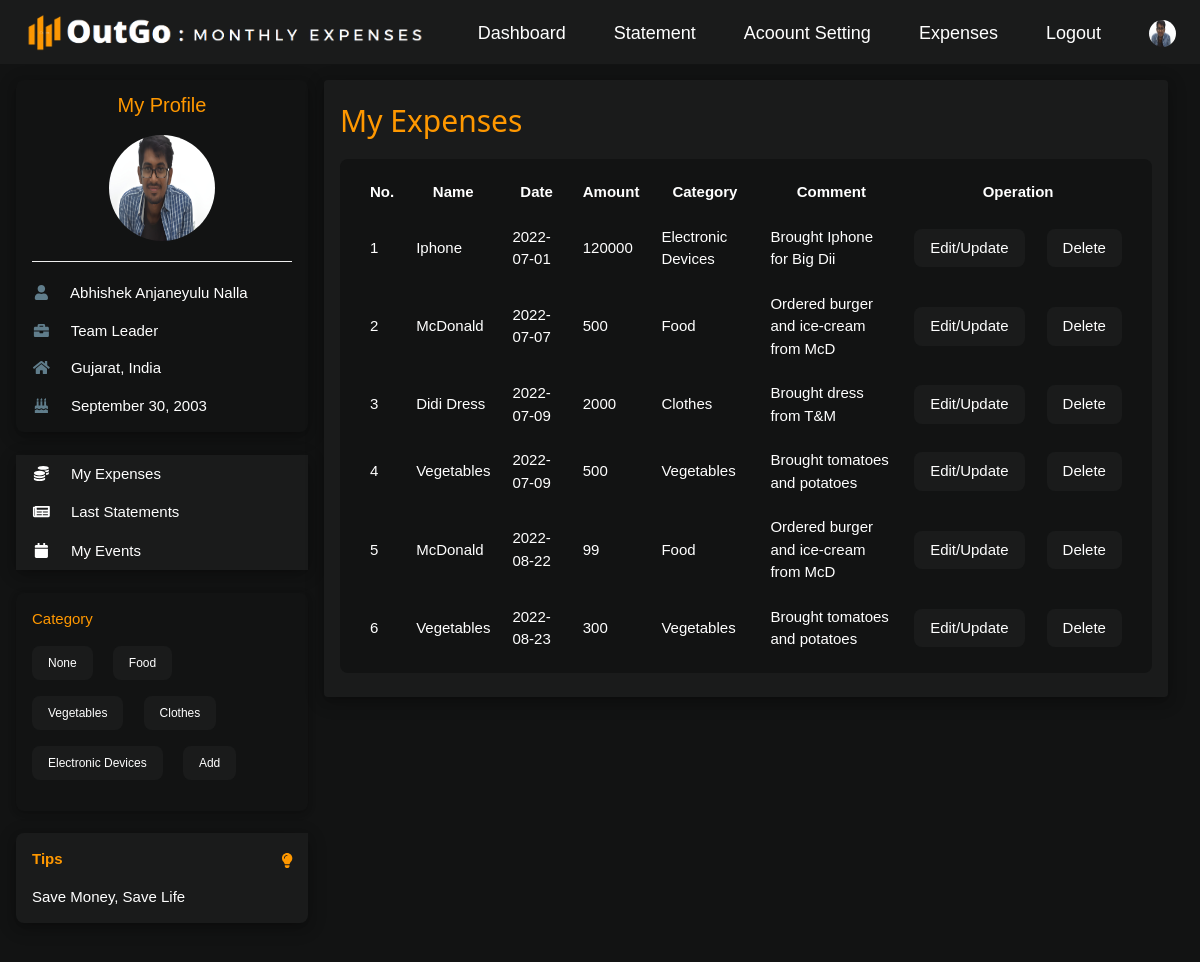
The page /user/myexpenses.php (signed in) on the database its author committed.
### tables this page shows
CREATE TABLE `tbl_user` (
  `u_id` int(11) NOT NULL,
  `name` varchar(255) DEFAULT NULL,
  `username` varchar(255) DEFAULT NULL,
  `email` varchar(255) NOT NULL,
  `phone_no` varchar(10) DEFAULT NULL,
  `password` varchar(100) NOT NULL,
  `dob` date DEFAULT NULL,
  `age` int(11) DEFAULT NULL,
  `job` varchar(255) DEFAULT NULL,
  `salary` int(11) DEFAULT NULL,
  `expense_limit` int(11) DEFAULT NULL,
  `address` varchar(255) DEFAULT NULL,
  `city` varchar(255) DEFAULT NULL,
  `state` varchar(255) DEFAULT NULL,
  `country` varchar(255) DEFAULT NULL,
  `bio` varchar(510) DEFAULT NULL,
  `image` varchar(255) NOT NULL,
  `log` int(11) NOT NULL DEFAULT 0,
  `joined_since` date DEFAULT NULL
);

CREATE TABLE `tbl_category` (
  `c_id` int(11) NOT NULL,
  `cname` varchar(255) NOT NULL,
  `createdAt` date NOT NULL
);

CREATE TABLE `tbl_tips` (
  `t_id` int(11) NOT NULL,
  `msg` varchar(255) NOT NULL
);

CREATE TABLE `tbl_expenses` (
  `e_id` int(11) NOT NULL,
  `u_id` int(11) NOT NULL,
  `ename` varchar(255) NOT NULL,
  `date` date NOT NULL,
  `time` time DEFAULT NULL,
  `amount` varchar(10) NOT NULL,
  `category` varchar(255) NOT NULL,
  `comment` varchar(255) DEFAULT NULL
);

### user/myexpenses.php (the view, shortened to what this page needs)
<?php
    if(isset($_SESSION['user']))
    {
        include '../connection.php';
        $userId=$_SESSION['user'];
        $userDetails="SELECT * FROM tbl_user WHERE u_id='$userId'";
        $userDetailsResult=mysqli_query($conn,$userDetails);
        $userInfo=mysqli_fetch_assoc($userDetailsResult);
        $userName=$userInfo['name'];
        $userJob=$userInfo['job'];
        $userState=$userInfo['state'];
        $userCountry=$userInfo['country'];
        $dob=$userInfo['dob'];
        $image=$userInfo['image'];
        $date1=date_create($dob);
        $dob=date_format($date1,"F d, Y");
        $fetchCategory="SELECT * FROM tbl_category";
        $fetchCategoryResult=mysqli_query($conn,$fetchCategory);
        $allCategory=mysqli_fetch_all($fetchCategoryResult,MYSQLI_ASSOC);
        $myExpenses="SELECT * FROM tbl_expenses WHERE u_id='$userId' ORDER BY date ASC";
        $myExpensesResult=mysqli_query($conn,$myExpenses);
        $allExpenses=mysqli_fetch_all($myExpensesResult,MYSQLI_ASSOC);
        $index=0;
        ?>
<!DOCTYPE html>
<html>
<head>
    <link rel="stylesheet" href="../dj-style.css">
    <link rel="stylesheet" href="https://cdnjs.cloudflare.com/ajax/libs/font-awesome/4.7.0/css/font-awesome.min.css">
</head>
<body class="dj-premium">
    <div class="dj-top">
        <div class="dj-bar dj-silver dj-left-align dj-large">
            <a href="dashboard.php" class="dj-bar-item dj-padding-large"><img src="../images/1111.png" width="400rem"
                    height="40rem"></a>
            <a href="#" class="dj-bar-item dj-hide-small dj-right dj-padding-large dj-remove-underline"
                style="margin-top: 0.5rem;" title="My Account">
                <img src="<?php echo "../uploadProfiles/".$image; ?>" class="dj-circle" style="height:27px;width:27px" alt="Avatar">
            </a>
            <a href="../logout.php" class="dj-bar-item dj-hide-small dj-padding-large dj-remove-underline dj-right"
                style="margin-top: 0.5rem;" title="Logout">Logout</a>
            <a href="#" class="dj-bar-item dj-hide-small dj-padding-large dj-remove-underline dj-right"
                style="margin-top: 0.5rem;" title="Expenses">Expenses</a>
            <a href="#" class="dj-bar-item dj-hide-small dj-padding-large dj-remove-underline dj-right"
                style="margin-top: 0.5rem;" title="Account Settings">Acoount Setting</a>
            <a href="statement.php" class="dj-bar-item dj-hide-small dj-padding-large dj-remove-underline dj-right"
                style="margin-top: 0.5rem;" title="Statement">Statement</a>
            <a href="dashboard.php" class="dj-bar-item dj-hide-small dj-padding-large dj-remove-underline dj-right"
                style="margin-top: 0.5rem;" title="Statement">Dashboard</a>
        </div>
    </div>
    <div class="dj-container dj-content" style="max-width:1400px;margin-top:80px">
        <div class="dj-row">
            <div class="dj-col m3">
                <div class="dj-card-4 dj-round-large dj-premium dj-hover-shadow-white">
                    <div class="dj-container">
                        <h4 class="dj-center dj-text-orange"><a href="myprofile.php" style="text-decoration: none;">My
                                Profile</a></h4>
                        <p class="dj-center"><img src="<?php echo "../uploadProfiles/".$image; ?>" class="dj-circle"
                                style="height:106px;width:106px" alt="Avatar"></p>
                        <hr>
                        <p><i class="fa fa-user fa-fw dj-margin-right dj-text-theme"></i> <?php echo $userName; ?></p>
                        <p><i class="fa fa-briefcase fa-fw dj-margin-right dj-text-theme"></i> <?php echo $userJob; ?>
                        </p>
                        <p><i class="fa fa-home fa-fw dj-margin-right dj-text-theme"></i>
                            <?php echo "$userState, ".$userCountry; ?></p>
                        <p><i class="fa fa-birthday-cake fa-fw dj-margin-right dj-text-theme"></i> <?php echo $dob; ?>
                        </p>
                    </div>
                </div>
                <br>
                <div class="dj-card-4 dj-round-large dj-hover-shadow-white">
                    <div class="dj-silver">
                        <button onclick="myFunction('Demo1')" class="dj-button dj-block dj-left-align"><i
                                class="fa fa-coins fa-fw dj-margin-right"></i> My Expenses</button>
                        <button onclick="myFunction('Demo2')" class="dj-button dj-block dj-left-align"><i
                                class="fa fa-newspaper fa-fw dj-margin-right"></i> Last Statements</button>
                        <button onclick="myFunction('Demo3')" class="dj-button dj-block dj-left-align"><i
                                class="fa fa-calendar fa-fw dj-margin-right"></i> My Events</button>
                    </div>
                </div>
                <br>
                <div class="dj-card dj-round-large dj-premium dj-hide-small dj-hover-shadow-white">
                    <div class="dj-container">
                        <p class="dj-text-orange">Category</p>
                        <p>
                            <?php
                            foreach($allCategory as $cat)
                            {
                                $ca_name=$cat['cname'];
                            ?>
                            <span
                                class="dj-tag dj-small dj-silver dj-round-large dj-padding dj-margin-bottom dj-margin-right"><?php echo $ca_name; ?></span>
                            <?php
                            }
                            ?>
                            <span
                                class="dj-tag dj-small dj-silver dj-round-large dj-padding dj-margin-bottom dj-margin-right"><a href="#" style="text-decoration: none;">Add</a></span>
                        </p>
                    </div>
                </div>
                <br>
                <div
                    class="dj-container dj-display-container dj-round-large dj-silver dj-card-4 dj-margin-bottom dj-hide-small dj-hover-shadow-white">
                    <span onclick="this.parentElement.style.display='none'" class="dj-button dj-display-topright">
                        <i class="fa fa-lightbulb dj-text-orange" style="margin-top: 12px;"></i>
                    </span>
                    <?php
                        $views=$_SESSION['views'];
                        $sql="SELECT * FROM tbl_tips WHERE t_id='$views'";
                        $result=mysqli_query($conn,$sql);
                        $num=mysqli_num_rows($result);
                        if($num)
                        {
                            $sql="SELECT * FROM tbl_tips WHERE t_id='$views'";
                            $result=mysqli_query($conn,$sql);
                            $allTips=mysqli_fetch_assoc($result);
                            ?>
                            <p class="dj-text-orange"><strong>Tips</strong></p>
                            <p><?php echo $allTips['msg']; ?></p>
                            <?php
                        }
                    ?>
                </div>
            </div>
            <div class="dj-col m9">
                <div class="dj-row-padding">
                    <div class="dj-col m12">
                        <div class="dj-card-4 dj-round dj-silver dj-hover-shadow-white">
                            <div class="dj-container dj-padding dj-margin-bottom">
                                <h2 class="dj-text-orange">My Expenses </h2>
                                <table
                                    class="dj-premium dj-margin-top dj-padding dj-round-large dj-hover-shadow-white dj-margin-bottom"
                                    cellpadding="8" cellspacing="6">
                                    <tr>
                                        <th>No.</th>
                                        <th>Name</th>
                                        <th>Date</th>
                                        <th>Amount</th>
                                        <th>Category</th>
                                        <th>Comment</th>
                                        <th colspan="2">Operation</th>
                                    </tr>
                                    <?php
                                        foreach($allExpenses as $expenseresult)
                                        {
                                            $index++;
                                    ?>
                                    <tr>
                                        <td><?php echo $index; ?></td>
                                        <td><?php echo $expenseresult['ename']; ?></td>
                                        <td><?php echo $expenseresult['date']; ?></td>
                                        <td><?php echo $expenseresult['amount']; ?></td>
                                        <td><?php echo $expenseresult['category']; ?></td>
                                        <td><?php echo $expenseresult['comment']; ?></td>
                                        <td><a href="updateexpense.php?name=<?php echo $expenseresult['ename']; ?>&amount=<?php echo $expenseresult['amount']; ?>&date=<?php echo $expenseresult['date']; ?>"
                                                class="dj-button dj-silver dj-round-large">Edit/Update</a></td>
                                        <td><a href="deleteexpense.php?name=<?php echo $expenseresult['ename']; ?>&amount=<?php echo $expenseresult['amount']; ?>"
                                                class="dj-button dj-silver dj-round-large">Delete</a></td>
                                    </tr>
                                    <?php
                                        }
                                    ?>
                                </table>
                            </div>
                        </div>
                    </div>
                </div>
            </div>
        </div>
    </div>
    <br>
</body>
</html>
<?php
}
else
{
	header("location: ../login.php");
}
?>

### dj-style.css (style rules this page uses)
html { box-sizing: border-box }
*, *:before, *:after { box-sizing: inherit; font-family: Verdana, sans-serif; }
html { -ms-text-size-adjust: 100%; -webkit-text-size-adjust: 100% }
body { margin: 0 }
a { background-color: transparent }
b, strong { font-weight: bolder }
img { border-style: none }
hr { box-sizing: content-box; height: 0; overflow: visible }
button, input, select, textarea, optgroup { font: inherit; margin: 0 }
button, input { overflow: visible }
button, select { text-transform: none }
button, [type=button], [type=reset], [type=submit] { -webkit-appearance: button }
html, body { font-family: Verdana, sans-serif; font-size: 15px; line-height: 1.5 }
html { overflow-x: hidden }
h2 { font-size: 30px; font-family: Verdana, sans-serif; }
h4 { font-size: 20px }
h1, h2, h3, h4, h5, h6 { font-family: "Segoe UI", Arial, sans-serif; font-weight: 400; margin: 10px 0 }
hr { border: 0; border-top: 1px solid #eee; margin: 20px 0 }
img { vertical-align: middle }
a { color: inherit }
.dj-btn, .dj-button { border: none; display: inline-block; padding: 8px 16px; vertical-align: middle; overflow: hidden; text-decoration: none; color: inherit; background-color: inherit; text-align: center; cursor: pointer; white-space: nowrap }
.dj-btn, .dj-button { -webkit-touch-callout: none; -webkit-user-select: none; -khtml-user-select: none; -moz-user-select: none; -ms-user-select: none; user-select: none }
.dj-badge, .dj-tag { background-color: #000; color: #fff; display: inline-block; padding-left: 8px; padding-right: 8px; text-align: center }
.dj-tooltip, .dj-display-container { position: relative }
.dj-bar { width: 100%; overflow: hidden }
.dj-bar .dj-bar-item { padding: 8px 16px; float: left; width: auto; border: none; display: block; outline: 0 }
.dj-block { display: block; width: 100% }
.dj-container:after, .dj-container:before, .dj-panel:after, .dj-panel:before, .dj-row:after, .dj-row:before, .dj-row-padding:after, .dj-row-padding:before, .dj-cell-row:before, .dj-cell-row:after, .dj-clear:after, .dj-clear:before, .dj-bar:before, .dj-bar:after { content: ""; display: table; clear: both }
.dj-col, .dj-half, .dj-third, .dj-twothird, .dj-threequarter, .dj-quarter { float: left; width: 100% }
@media (min-width:601px) { .dj-col.m3, .dj-quarter { width: 24.99999% } }
@media (min-width:601px) { .dj-col.m9, .dj-threequarter { width: 74.99999% } }
@media (min-width:601px) { .dj-col.m12 { width: 99.99999% } }
.dj-content, .dj-auto { margin-left: auto; margin-right: auto }
.dj-content { max-width: 980px }
.dj-top, .dj-bottom { position: fixed; width: 100%; z-index: 1 }
.dj-top { top: 0 }
.dj-display-topright { position: absolute; right: 0; top: 0 }
.dj-circle { border-radius: 50% }
.dj-round, .dj-round-medium { border-radius: 4px }
.dj-round-large { border-radius: 8px }
.dj-row-padding, .dj-row-padding>.dj-half, .dj-row-padding>.dj-third, .dj-row-padding>.dj-twothird, .dj-row-padding>.dj-threequarter, .dj-row-padding>.dj-quarter, .dj-row-padding>.dj-col { padding: 0 8px }
.dj-container, .dj-panel { padding: 0.01em 16px }
.dj-card, .dj-card-2 { box-shadow: 0 2px 5px 0 rgba(0, 0, 0, 0.16), 0 2px 10px 0 rgba(0, 0, 0, 0.12) }
.dj-card-4, .dj-hover-shadow:hover { box-shadow: 0 4px 10px 0 rgba(0, 0, 0, 0.2), 0 4px 20px 0 rgba(0, 0, 0, 0.19) }
.dj-small { font-size: 12px !important }
.dj-large { font-size: 18px !important }
.dj-left-align { text-align: left !important }
.dj-center { text-align: center !important }
.dj-margin-top { margin-top: 16px !important }
.dj-margin-bottom { margin-bottom: 16px !important }
.dj-margin-right { margin-right: 16px !important }
.dj-padding { padding: 8px 16px !important }
.dj-padding-large { padding: 12px 24px !important }
.dj-right { float: right !important }
.dj-premium, .dj-hover-premium:hover { color: #fff !important; background-color: #121313 !important }
.dj-silver, .dj-hover-silver:hover { color: #fff !important; background-color: #1a1b1b !important }
.dj-text-orange, .dj-hover-text-orange:hover { color: #ff9800 !important }
.dj-remove-underline { text-decoration: none; }
.dj-text-theme { color:#607d8b !important }

### rows shown on the page
tbl_user: image (picture), name "Abhishek Anjaneyulu Nalla", job "Team Leader", state "Gujarat", country "India", dob "September 30, 2003"
tbl_category: cname "None"
tbl_category: cname "Food"
tbl_category: cname "Vegetables"
tbl_category: cname "Clothes"
tbl_category: cname "Electronic Devices"
tbl_tips: msg "Save Money, Save Life"
tbl_expenses: ename "Iphone", date "2022-07-01", amount "120000", category "Electronic Devices", comment "Brought Iphone for Big Dii"
tbl_expenses: ename "McDonald", date "2022-07-07", amount "500", category "Food", comment "Ordered burger and ice-cream from McD"
tbl_expenses: ename "Didi Dress", date "2022-07-09", amount "2000", category "Clothes", comment "Brought dress from T&M"
tbl_expenses: ename "Vegetables", date "2022-07-09", amount "500", category "Vegetables", comment "Brought tomatoes and potatoes"
tbl_expenses: ename "McDonald", date "2022-08-22", amount "99", category "Food", comment "Ordered burger and ice-cream from McD"
tbl_expenses: ename "Vegetables", date "2022-08-23", amount "300", category "Vegetables", comment "Brought tomatoes and potatoes"
